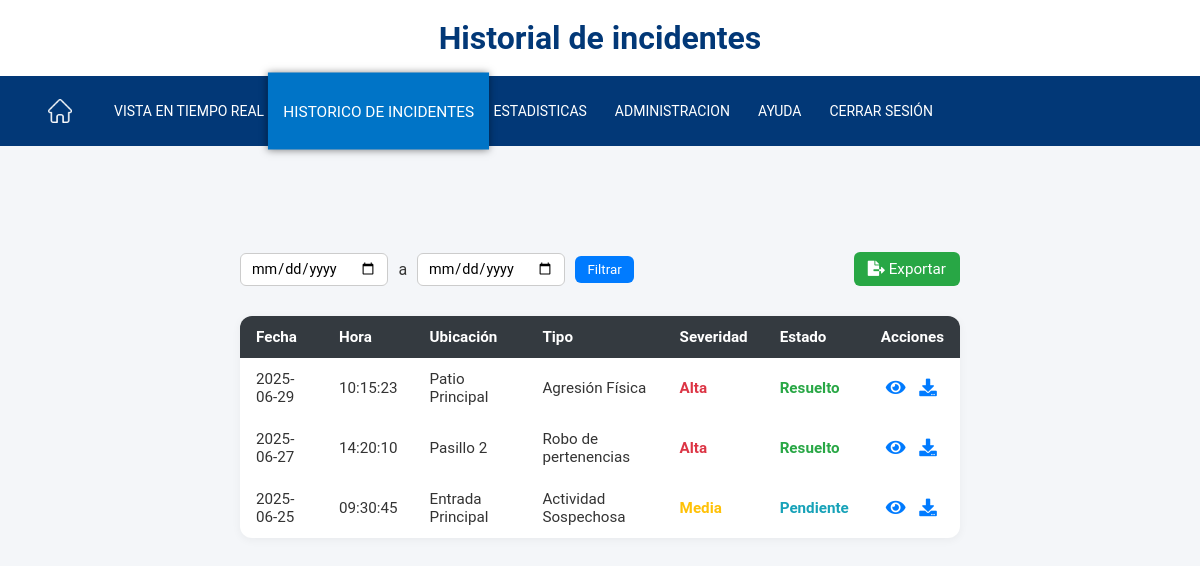
Screenshot of /web/assets/incidents.php (signed in) with the database file from the repository.
### tables this page shows
CREATE TABLE `incidentes` (
  `id` int NOT NULL AUTO_INCREMENT,
  `fecha` date DEFAULT NULL,
  `hora` time DEFAULT NULL,
  `ubicacion` varchar(100) NOT NULL,
  `tipo` varchar(100) NOT NULL,
  `severidad` enum('Alta','Media','Baja') NOT NULL,
  `estado` enum('Resuelto','Pendiente') NOT NULL,
  `descripcion` text,
  `acciones_tomadas` text,
  PRIMARY KEY (`id`)
);

### web/assets/incidents.php (the view, shortened to what this page needs)
<?php
include 'db/conexion.php';
$sql = "SELECT id, fecha, hora, ubicacion, tipo, severidad, estado FROM incidentes";
$sql .= " ORDER BY fecha DESC, hora DESC";
$resultado = mysqli_query($conn, $sql);
?>
<!DOCTYPE html>
<html lang="es">
<head>
    <link rel="stylesheet" href="css/estilos_barra_menu.css">
    <link rel="stylesheet" href="css/historial.css">
    <link rel="stylesheet" href="https://cdnjs.cloudflare.com/ajax/libs/font-awesome/5.15.3/css/all.min.css">
    <link rel="stylesheet" href="https://cdn.datatables.net/1.11.3/css/jquery.dataTables.min.css">
</head>
<body>
    <header>
        <div class="superior">
            <div class="search">
                <br><h1>Historial de incidentes</h1><br>
            </div>
        </div>
        <div class="container__menu">
            <nav>
                <ul>
                    <li><a href="menu.php"></a></li>
                    <li><a href="live-view.php" >Vista en tiempo real</a></li>
                    <li><a href="" id="selected">Historico de incidentes</a></li>
                    <li><a href="statistics.php" >Estadisticas</a></li>
                    <li><a href="admin.php" >Administracion</a></li>
                    <li><a href="ayuda.php" >Ayuda</a></li>
                    <li><a href="db/logout.php">Cerrar sesión</a></li>
                </ul>
            </nav>
        </div>
    </header><br>
    <div class="dashboard">
        <div class="main-content">
                <div class="header-actions">
                    <div class="date-filter">
                        <form method="GET" action="" class="date-filter">
                            <input type="date" name="startDate" id="startDate" value="<?= isset($_GET['startDate']) ? htmlspecialchars($_GET['startDate']) : '' ?>">
                            <span>a</span>
                            <input type="date" name="endDate" id="endDate" value="<?= isset($_GET['endDate']) ? htmlspecialchars($_GET['endDate']) : '' ?>">
                            <button type="submit" class="btn-filter">Filtrar</button>
                        </form>
                    </div>
                    <button class="btn btn-primary" id="exportBtn">
                        <i class="fas fa-file-export"></i> Exportar
                    </button>
                </div>
            <div class="content">
                <div class="incidents-table-container">
                    <table id="incidentsTable" class="display">
                        <thead>
                            <tr>
                                <th>Fecha</th>
                                <th>Hora</th>
                                <th>Ubicación</th>
                                <th>Tipo</th>
                                <th>Severidad</th>
                                <th>Estado</th>
                                <th>Acciones</th>
                            </tr>
                        </thead>
                        <tbody>
                            <?php
                            if (!$resultado) {
                                echo '<tr><td colspan="7">Error en la consulta: ' . mysqli_error($conn) . '</td></tr>';
                            } elseif (mysqli_num_rows($resultado) > 0) {
                                while ($fila = mysqli_fetch_assoc($resultado)) {
                                    $sevClass = '';
                                    switch (strtolower($fila["severidad"])) {
                                        case 'alta': $sevClass = 'severity-high'; break;
                                        case 'media': $sevClass = 'severity-medium'; break;
                                    }
                                    $estadoClass = strtolower($fila["estado"]) === 'resuelto' ? 'status-resolved' : 'status-pending';
                                    echo "<tr>";
                                    echo "<td>" . htmlspecialchars($fila["fecha"]) . "</td>";
                                    echo "<td>" . htmlspecialchars($fila["hora"]) . "</td>";
                                    echo "<td>" . htmlspecialchars($fila["ubicacion"]) . "</td>";
                                    echo "<td>" . htmlspecialchars($fila["tipo"]) . "</td>";
                                    echo "<td><span class='$sevClass'>" . htmlspecialchars($fila["severidad"]) . "</span></td>";
                                    echo "<td><span class='$estadoClass'>" . htmlspecialchars($fila["estado"]) . "</span></td>";
                                    echo "<td>
                                            <button class='btn-action view' data-id='" . $fila["id"] . "'><i class='fas fa-eye'></i></button>
                                            <button class='btn-action download'><i class='fas fa-download'></i></button>
                                          </td>";
                                    echo "</tr>";
                                }
                            } else {
                                echo '<tr><td colspan="7">No hay incidentes registrados.</td></tr>';
                            }
                            ?>
                        </tbody>
                    </table>
                </div>
            </div>
        </div>
    </div>
</body>
</html>

### web/assets/css/estilos_barra_menu.css (style rules this page uses)
header { font-family: 'Roboto', sans-serif; position: fixed; width: 100%; top: 0; left: 0; background: white; transition: transform 0.3s ease-in-out, box-shadow 0.3s ease-in-out; z-index: 1000; }
* { box-sizing: border-box; margin: 0; padding: 0; font-family: 'Roboto', sans-serif; }
html { font-family: 'Roboto', sans-serif; text-align: center; }
h1 { margin: 0; color: #023877; font-family: 'Roboto', sans-serif; }
a { text-decoration: none; }
.superior { max-width: 1100px; margin: auto; display: flex; align-items: center; position: relative; }
.search { flex: 2; text-align: center; }
.search h1 { margin: 0; }
.container__menu { width: 100%; height: 70px; background: #023877; padding: 0px 20px; }
nav { height: 100%; }
nav > ul { height: 100%; display: flex; }
nav ul li { height: 100%; list-style: none; position: relative; }
nav > ul > li:first-child > a { background-image: url(../img/icon/casa.png); background-size: 24px; background-repeat: no-repeat; background-position: center center; padding: 20px 40px; }
nav > ul > li > a { width: 100%; height: 100%; display: flex; align-items: center; padding: 14px; color: white; text-transform: uppercase; font-size: 14px; transition: all 300ms ease; }
#selected { transform: scale(1.1); background-color: #0074c7; box-shadow: 0px 0px 7px 0px rgba(0, 0, 0, 0.5); }

### web/assets/css/historial.css (style rules this page uses)
body { margin: 0; font-family: 'Segoe UI', Tahoma, Geneva, Verdana, sans-serif; background-color: #f4f6f9; color: #333; padding: 200px; }
.header-actions { display: flex; justify-content: space-between; align-items: center; padding: 30px 40px 10px; flex-wrap: wrap; gap: 20px; }
.date-filter { display: flex; align-items: center; gap: 10px; }
.date-filter input[type="date"] { padding: 6px 10px; border: 1px solid #ccc; border-radius: 6px; font-size: 0.9rem; }
.btn-filter { background-color: #007bff; color: white; border: none; padding: 6px 12px; border-radius: 6px; cursor: pointer; }
.btn.btn-primary { background-color: #28a745; color: white; border: none; padding: 8px 14px; border-radius: 6px; cursor: pointer; font-size: 0.95rem; }
.incidents-table-container { padding: 20px 40px; }
#incidentsTable { width: 100%; border-collapse: collapse; font-size: 0.95rem; background-color: #fff; border-radius: 12px; overflow: hidden; box-shadow: 0 2px 10px rgba(0,0,0,0.05); }
#incidentsTable thead { background-color: #343a40; color: white; }
#incidentsTable th, #incidentsTable td { padding: 12px 16px; text-align: left; }
.severity-high { color: #dc3545; font-weight: bold; }
.severity-medium { color: #ffc107; font-weight: bold; }
.status-resolved { color: #28a745; font-weight: bold; }
.status-pending { color: #17a2b8; font-weight: bold; }
.btn-action { background: none; border: none; cursor: pointer; color: #007bff; font-size: 1.1rem; margin: 0 5px; }

### rows the page displays
incidentes: fecha "2025-06-29", hora "10:15:23", ubicacion "Patio Principal", tipo "Agresión Física", severidad "Alta", estado "Resuelto"
incidentes: fecha "2025-06-27", hora "14:20:10", ubicacion "Pasillo 2", tipo "Robo de pertenencias", severidad "Alta", estado "Resuelto"
incidentes: fecha "2025-06-25", hora "09:30:45", ubicacion "Entrada Principal", tipo "Actividad Sospechosa", severidad "Media", estado "Pendiente"
